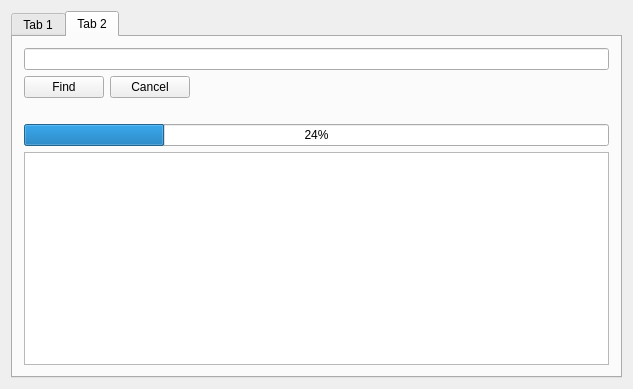
<?xml version="1.0" encoding="UTF-8"?>
<ui version="4.0">
 <class>MainWindow</class>
 <widget class="QMainWindow" name="MainWindow">
  <property name="geometry">
   <rect>
    <x>0</x>
    <y>0</y>
    <width>633</width>
    <height>389</height>
   </rect>
  </property>
  <property name="windowTitle">
   <string>MainWindow</string>
  </property>
  <widget class="QWidget" name="centralWidget">
   <layout class="QGridLayout" name="gridLayout_3">
    <item row="0" column="1">
     <widget class="QTabWidget" name="tabWidget">
      <property name="currentIndex">
       <number>1</number>
      </property>
      <widget class="QWidget" name="indexTab">
       <attribute name="title">
        <string>Tab 1</string>
       </attribute>
       <layout class="QGridLayout" name="gridLayout_2">
        <item row="2" column="1">
         <widget class="QPushButton" name="removeButton">
          <property name="text">
           <string>Remove</string>
          </property>
         </widget>
        </item>
        <item row="0" column="0" colspan="10" alignment="Qt::AlignHCenter">
         <widget class="QLabel" name="label">
          <property name="text">
           <string>Directories</string>
          </property>
         </widget>
        </item>
        <item row="3" column="0" colspan="10" alignment="Qt::AlignHCenter">
         <widget class="QLabel" name="label_2">
          <property name="text">
           <string>Errors occured</string>
          </property>
         </widget>
        </item>
        <item row="2" column="0">
         <widget class="QPushButton" name="addButton">
          <property name="text">
           <string>Add</string>
          </property>
         </widget>
        </item>
        <item row="1" column="0" colspan="10">
         <widget class="QTreeWidget" name="directoriesList">
          <column>
           <property name="text">
            <string>Path</string>
           </property>
          </column>
          <column>
           <property name="text">
            <string>Status</string>
           </property>
          </column>
         </widget>
        </item>
        <item row="4" column="0" colspan="10">
         <widget class="QListWidget" name="errorsList"/>
        </item>
       </layout>
      </widget>
      <widget class="QWidget" name="searchTab">
       <attribute name="title">
        <string>Tab 2</string>
       </attribute>
       <layout class="QGridLayout" name="gridLayout">
        <item row="4" column="0" colspan="13">
         <widget class="QListWidget" name="entriesList"/>
        </item>
        <item row="1" column="0">
         <widget class="QPushButton" name="findButton">
          <property name="text">
           <string>Find</string>
          </property>
         </widget>
        </item>
        <item row="0" column="0" colspan="13">
         <widget class="QLineEdit" name="lineEdit">
          <property name="whatsThis">
           <string/>
          </property>
          <property name="styleSheet">
           <string notr="true"/>
          </property>
          <property name="text">
           <string/>
          </property>
         </widget>
        </item>
        <item row="1" column="1">
         <widget class="QPushButton" name="cancelSearchButton">
          <property name="text">
           <string>Cancel</string>
          </property>
         </widget>
        </item>
        <item row="2" column="0">
         <widget class="QLabel" name="searchStatus">
          <property name="text">
           <string/>
          </property>
         </widget>
        </item>
        <item row="3" column="0" colspan="13">
         <widget class="QProgressBar" name="progressBar">
          <property name="value">
           <number>24</number>
          </property>
         </widget>
        </item>
       </layout>
      </widget>
     </widget>
    </item>
   </layout>
  </widget>
  <widget class="QMenuBar" name="menuBar">
   <property name="geometry">
    <rect>
     <x>0</x>
     <y>0</y>
     <width>633</width>
     <height>22</height>
    </rect>
   </property>
  </widget>
 </widget>
 <layoutdefault spacing="6" margin="11"/>
 <resources/>
 <connections/>
</ui>
